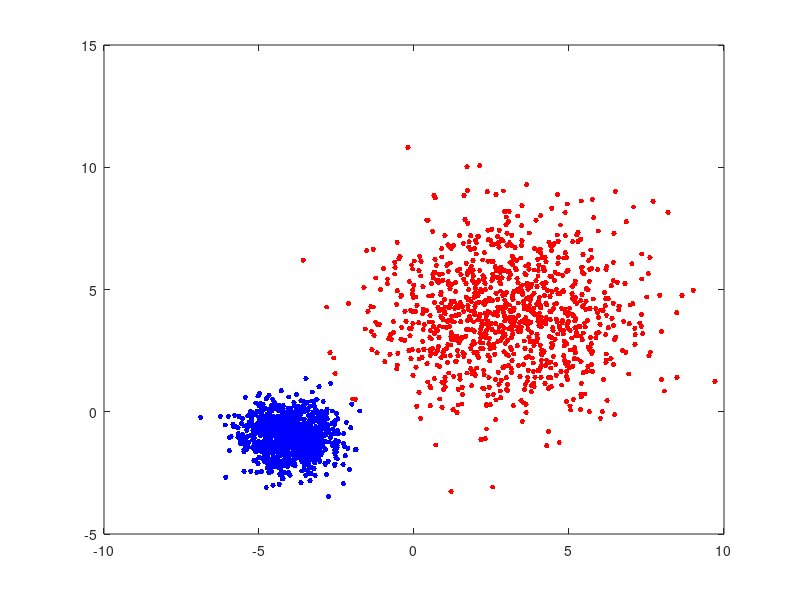

Write MATLAB code to recreate this figure. (Note: this script raises an error after producing the figure.)
% Generate a 2D uncorrelated dataset
% Implement KMeans from first principles 
%
clc;
close all;
clear all;
Mean1 = [-4; -1];
Std1 = 0.75;
Mean2 = [3; 4];
Std2 = 2.0; 
samples = 1000; 
data1 = Std1 * randn(2, samples) + repmat(Mean1, 1, samples);
data2 = Std2 * randn(2, samples) + repmat(Mean2, 1, samples);
figure;
plot(data1(1, :), data1(2,:),'b.', 'MarkerSize',12);
hold on;
plot(data2(1,:), data2(2,:), 'r.', 'MarkerSize',12);
legend('Dataset 1', 'Dataset 2', 'location', 'NW'); 
title('Original Dataset');
hold off;
xlabel('x-value');
ylabel('y-value');
xlim([-10 10]);
ylim([-8 12]);
grid on;

trainData = [data1 data2];
figure;
plot(trainData(1, :), trainData(2,:),'b.', 'MarkerSize',12);
legend('Dataset','location', 'NW'); %'best');
title('Merged Dataset');
xlabel('x-value');
ylabel('y-value');
xlim([-10 10]);
ylim([-8 12]);
grid on;

X = trainData';
K = 2;
max_iterations = 10; %5;
% randomly assign the K data points as the initial "centroids" of the K clusters
centroids = initCentroids(X,K);
sumD = zeros(K,1);
for i = 1:max_iterations
    indices = getClosestCentroids(X, centroids); % reassign the indices to the relevant clusters
    [centroids, distances] = computCentroidsandDistances(X, indices, K); % recalculate centroids, and distances among all clusters
    sumD(i) = distances; 
end
%idx = kmeans (X, K); %this is to use kmeans function to calculate the
%indices for each cluster
   figure;
   plot(sumD, 'bo-', 'linewidth',2);
   title('Overall distances vs. number of iterations');
    xlabel('Iterations');
    ylabel('Overall distances');
    grid on;

message = sprintf('KMeans Clustering (MaxIterations = %d)', max_iterations);
figure;
plot(trainData(1, indices == 1),trainData(2, indices == 1),'r.', 'MarkerSize',12);% for 1st cluster
hold on;
plot(trainData(1, indices == 2), trainData(2, indices == 2), 'b.', 'MarkerSize',12); %for 2nd cluster
hold on;
plot(centroids(1,1),centroids(1,2),'kx', 'MarkerSize',15,'LineWidth',3); %for the 1st centroid
hold on;
plot(centroids(2,1),centroids(2,2),'kx', 'MarkerSize', 15, 'LineWidth', 3); %for the 2nd centroid
legend('Cluster 1', 'Cluster 2', 'Centroids', 'location', 'NW'); %'best');
title(message);
hold off;
xlabel('x-value');
ylabel('y-value');
xlim([-10 10]);
ylim([-8 12]);
grid on;


%%%%%%%%%%%%%%%%%%%%%%%%%%%%%%%%%%%%%%%%%%%%%%%%%%%%%%%%%%%%%%%%%





samples = 500; 
data1 = Std1 * randn(2, samples) + repmat(Mean1, 1, samples);
data2 = Std2 * randn(2, samples) + repmat(Mean2, 1, samples);
figure;
plot(data1(1, :), data1(2,:),'b.', 'MarkerSize',12);
hold on;
plot(data2(1,:), data2(2,:), 'r.', 'MarkerSize',12);
legend('Dataset 1', 'Dataset 2', 'location', 'NW'); 
title('Original Dataset');
hold off;
xlabel('x-value');
ylabel('y-value');
xlim([-10 10]);
ylim([-8 12]);
grid on;

testData = [data1 data2];
figure;
plot(testData(1, :), testData(2,:),'b.', 'MarkerSize',12);
legend('Dataset','location', 'NW'); %'best');
title('Merged Dataset');
xlabel('x-value');
ylabel('y-value');
xlim([-10 10]);
ylim([-8 12]);
grid on;

X = testData';
K = 2;
max_iterations = 10; %5;
% randomly assign the K data points as the initial "centroids" of the K clusters
centroids = initCentroids(X,K);
sumD = zeros(K,1);
for i = 1:max_iterations
    indices = getClosestCentroids(X, centroids); % reassign the indices to the relevant clusters
    [centroids, distances] = computCentroidsandDistances(X, indices, K); % recalculate centroids, and distances among all clusters
    sumD(i) = distances; 
end
%idx = kmeans (X, K); %this is to use kmeans function to calculate the
%indices for each cluster
   figure;
   plot(sumD, 'bo-', 'linewidth',2);
   title('Overall distances vs. number of iterations');
    xlabel('Iterations');
    ylabel('Overall distances');
    grid on;

message = sprintf('KMeans Clustering (MaxIterations = %d)', max_iterations);
figure;
plot(testData(1, indices == 1),testData(2, indices == 1),'r.', 'MarkerSize',12);% for 1st cluster
hold on;
plot(testData(1, indices == 2), testData(2, indices == 2), 'b.', 'MarkerSize',12); %for 2nd cluster
hold on;
plot(centroids(1,1),centroids(1,2),'kx', 'MarkerSize',15,'LineWidth',3); %for the 1st centroid
hold on;
plot(centroids(2,1),centroids(2,2),'kx', 'MarkerSize', 15, 'LineWidth', 3); %for the 2nd centroid
legend('Cluster 1', 'Cluster 2', 'Centroids', 'location', 'NW'); %'best');
title(message);
hold off;
xlabel('x-value');
ylabel('y-value');
xlim([-10 10]);
ylim([-8 12]);
grid on;
